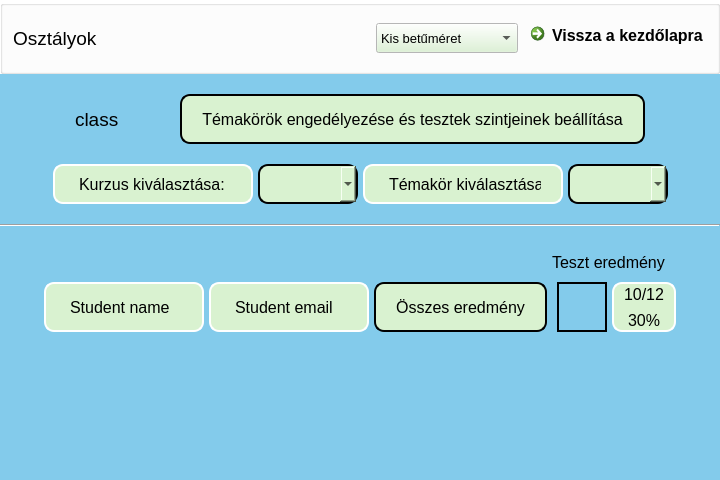
<?xml version="1.0" encoding="UTF-8"?>
<ui version="4.0">
 <class>class_page</class>
 <widget class="QWidget" name="class_page">
  <property name="geometry">
   <rect>
    <x>0</x>
    <y>0</y>
    <width>720</width>
    <height>480</height>
   </rect>
  </property>
  <property name="minimumSize">
   <size>
    <width>720</width>
    <height>480</height>
   </size>
  </property>
  <property name="palette">
   <palette>
    <active>
     <colorrole role="Button">
      <brush brushstyle="SolidPattern">
       <color alpha="255">
        <red>217</red>
        <green>242</green>
        <blue>208</blue>
       </color>
      </brush>
     </colorrole>
     <colorrole role="Base">
      <brush brushstyle="SolidPattern">
       <color alpha="255">
        <red>255</red>
        <green>255</green>
        <blue>255</blue>
       </color>
      </brush>
     </colorrole>
     <colorrole role="Window">
      <brush brushstyle="SolidPattern">
       <color alpha="255">
        <red>131</red>
        <green>203</green>
        <blue>235</blue>
       </color>
      </brush>
     </colorrole>
    </active>
    <inactive>
     <colorrole role="Button">
      <brush brushstyle="SolidPattern">
       <color alpha="255">
        <red>217</red>
        <green>242</green>
        <blue>208</blue>
       </color>
      </brush>
     </colorrole>
     <colorrole role="Base">
      <brush brushstyle="SolidPattern">
       <color alpha="255">
        <red>255</red>
        <green>255</green>
        <blue>255</blue>
       </color>
      </brush>
     </colorrole>
     <colorrole role="Window">
      <brush brushstyle="SolidPattern">
       <color alpha="255">
        <red>131</red>
        <green>203</green>
        <blue>235</blue>
       </color>
      </brush>
     </colorrole>
    </inactive>
    <disabled>
     <colorrole role="Button">
      <brush brushstyle="SolidPattern">
       <color alpha="255">
        <red>217</red>
        <green>242</green>
        <blue>208</blue>
       </color>
      </brush>
     </colorrole>
     <colorrole role="Base">
      <brush brushstyle="SolidPattern">
       <color alpha="255">
        <red>131</red>
        <green>203</green>
        <blue>235</blue>
       </color>
      </brush>
     </colorrole>
     <colorrole role="Window">
      <brush brushstyle="SolidPattern">
       <color alpha="255">
        <red>131</red>
        <green>203</green>
        <blue>235</blue>
       </color>
      </brush>
     </colorrole>
    </disabled>
   </palette>
  </property>
  <property name="windowTitle">
   <string>SmartStudy</string>
  </property>
  <layout class="QVBoxLayout" name="class_page_vertical_layout">
   <property name="spacing">
    <number>20</number>
   </property>
   <property name="leftMargin">
    <number>0</number>
   </property>
   <property name="topMargin">
    <number>0</number>
   </property>
   <property name="rightMargin">
    <number>0</number>
   </property>
   <property name="bottomMargin">
    <number>0</number>
   </property>
   <item>
    <widget class="QGroupBox" name="menu_group_box">
     <property name="sizePolicy">
      <sizepolicy hsizetype="Expanding" vsizetype="Preferred">
       <horstretch>0</horstretch>
       <verstretch>0</verstretch>
      </sizepolicy>
     </property>
     <property name="minimumSize">
      <size>
       <width>0</width>
       <height>50</height>
      </size>
     </property>
     <property name="palette">
      <palette>
       <active>
        <colorrole role="Base">
         <brush brushstyle="SolidPattern">
          <color alpha="255">
           <red>255</red>
           <green>255</green>
           <blue>255</blue>
          </color>
         </brush>
        </colorrole>
        <colorrole role="Window">
         <brush brushstyle="SolidPattern">
          <color alpha="255">
           <red>255</red>
           <green>255</green>
           <blue>255</blue>
          </color>
         </brush>
        </colorrole>
       </active>
       <inactive>
        <colorrole role="Base">
         <brush brushstyle="SolidPattern">
          <color alpha="255">
           <red>255</red>
           <green>255</green>
           <blue>255</blue>
          </color>
         </brush>
        </colorrole>
        <colorrole role="Window">
         <brush brushstyle="SolidPattern">
          <color alpha="255">
           <red>255</red>
           <green>255</green>
           <blue>255</blue>
          </color>
         </brush>
        </colorrole>
       </inactive>
       <disabled>
        <colorrole role="Base">
         <brush brushstyle="SolidPattern">
          <color alpha="255">
           <red>255</red>
           <green>255</green>
           <blue>255</blue>
          </color>
         </brush>
        </colorrole>
        <colorrole role="Window">
         <brush brushstyle="SolidPattern">
          <color alpha="255">
           <red>255</red>
           <green>255</green>
           <blue>255</blue>
          </color>
         </brush>
        </colorrole>
       </disabled>
      </palette>
     </property>
     <property name="autoFillBackground">
      <bool>true</bool>
     </property>
     <property name="styleSheet">
      <string notr="true"/>
     </property>
     <property name="title">
      <string/>
     </property>
     <layout class="QHBoxLayout" name="menu_horizontal_layout">
      <property name="spacing">
       <number>5</number>
      </property>
      <property name="leftMargin">
       <number>10</number>
      </property>
      <property name="topMargin">
       <number>10</number>
      </property>
      <property name="rightMargin">
       <number>10</number>
      </property>
      <property name="bottomMargin">
       <number>10</number>
      </property>
      <item>
       <widget class="QLabel" name="menu_label">
        <property name="font">
         <font>
          <pointsize>14</pointsize>
         </font>
        </property>
        <property name="text">
         <string>Osztályok</string>
        </property>
       </widget>
      </item>
      <item>
       <spacer name="menu_horizontal_spacer">
        <property name="orientation">
         <enum>Qt::Horizontal</enum>
        </property>
        <property name="sizeHint" stdset="0">
         <size>
          <width>0</width>
          <height>20</height>
         </size>
        </property>
       </spacer>
      </item>
      <item>
       <widget class="QComboBox" name="font_size_combo_box">
        <property name="minimumSize">
         <size>
          <width>0</width>
          <height>30</height>
         </size>
        </property>
        <property name="font">
         <font>
          <pointsize>10</pointsize>
         </font>
        </property>
        <property name="cursor">
         <cursorShape>PointingHandCursor</cursorShape>
        </property>
        <property name="styleSheet">
         <string notr="true"/>
        </property>
        <property name="currentIndex">
         <number>0</number>
        </property>
        <property name="sizeAdjustPolicy">
         <enum>QComboBox::AdjustToContentsOnFirstShow</enum>
        </property>
        <item>
         <property name="text">
          <string>Kis betűméret</string>
         </property>
        </item>
        <item>
         <property name="text">
          <string>Közepes betűméret</string>
         </property>
        </item>
        <item>
         <property name="text">
          <string>Nagy betűméret</string>
         </property>
        </item>
       </widget>
      </item>
      <item>
       <widget class="QCommandLinkButton" name="back_to_main_page_cmd_link_btn">
        <property name="sizePolicy">
         <sizepolicy hsizetype="Preferred" vsizetype="Preferred">
          <horstretch>0</horstretch>
          <verstretch>0</verstretch>
         </sizepolicy>
        </property>
        <property name="minimumSize">
         <size>
          <width>120</width>
          <height>45</height>
         </size>
        </property>
        <property name="maximumSize">
         <size>
          <width>200</width>
          <height>45</height>
         </size>
        </property>
        <property name="font">
         <font>
          <family>Segoe UI</family>
          <pointsize>12</pointsize>
         </font>
        </property>
        <property name="cursor">
         <cursorShape>PointingHandCursor</cursorShape>
        </property>
        <property name="text">
         <string>Vissza a kezdőlapra</string>
        </property>
       </widget>
      </item>
     </layout>
    </widget>
   </item>
   <item>
    <widget class="QGroupBox" name="title_group_box">
     <property name="styleSheet">
      <string notr="true">border:none</string>
     </property>
     <property name="title">
      <string/>
     </property>
     <layout class="QHBoxLayout" name="title_group_box_1_horizontal_layout">
      <property name="spacing">
       <number>5</number>
      </property>
      <property name="leftMargin">
       <number>0</number>
      </property>
      <property name="topMargin">
       <number>0</number>
      </property>
      <property name="rightMargin">
       <number>0</number>
      </property>
      <property name="bottomMargin">
       <number>0</number>
      </property>
      <item>
       <spacer name="horizontalSpacer_6">
        <property name="orientation">
         <enum>Qt::Horizontal</enum>
        </property>
        <property name="sizeHint" stdset="0">
         <size>
          <width>0</width>
          <height>20</height>
         </size>
        </property>
       </spacer>
      </item>
      <item>
       <widget class="QLabel" name="class_label">
        <property name="sizePolicy">
         <sizepolicy hsizetype="Preferred" vsizetype="Preferred">
          <horstretch>0</horstretch>
          <verstretch>0</verstretch>
         </sizepolicy>
        </property>
        <property name="minimumSize">
         <size>
          <width>60</width>
          <height>25</height>
         </size>
        </property>
        <property name="font">
         <font>
          <pointsize>14</pointsize>
         </font>
        </property>
        <property name="text">
         <string>class</string>
        </property>
       </widget>
      </item>
      <item>
       <spacer name="subtitle_horizontal_spacer">
        <property name="orientation">
         <enum>Qt::Horizontal</enum>
        </property>
        <property name="sizeType">
         <enum>QSizePolicy::Preferred</enum>
        </property>
        <property name="sizeHint" stdset="0">
         <size>
          <width>40</width>
          <height>20</height>
         </size>
        </property>
       </spacer>
      </item>
      <item>
       <widget class="QPushButton" name="topic_course_enable_label">
        <property name="minimumSize">
         <size>
          <width>0</width>
          <height>50</height>
         </size>
        </property>
        <property name="font">
         <font>
          <pointsize>12</pointsize>
         </font>
        </property>
        <property name="cursor">
         <cursorShape>PointingHandCursor</cursorShape>
        </property>
        <property name="styleSheet">
         <string notr="true">QPushButton {background-color: #D9F2D0; border: 2px solid black; border-radius:10; padding-left:20px;padding-right:20px;}
QPushButton:hover {background-color: #55aa00; border: 2px solid black; border-radius:10; padding-left:20px;padding-right:20px;}</string>
        </property>
        <property name="text">
         <string>Témakörök engedélyezése és tesztek szintjeinek beállítása</string>
        </property>
       </widget>
      </item>
      <item>
       <spacer name="title_horizontal_spacer">
        <property name="orientation">
         <enum>Qt::Horizontal</enum>
        </property>
        <property name="sizeHint" stdset="0">
         <size>
          <width>0</width>
          <height>20</height>
         </size>
        </property>
       </spacer>
      </item>
     </layout>
    </widget>
   </item>
   <item>
    <widget class="QGroupBox" name="title_group_box_2">
     <property name="styleSheet">
      <string notr="true">border:none</string>
     </property>
     <property name="title">
      <string/>
     </property>
     <layout class="QHBoxLayout" name="title_group_box_2_horizontal_layout">
      <property name="spacing">
       <number>5</number>
      </property>
      <property name="leftMargin">
       <number>0</number>
      </property>
      <property name="topMargin">
       <number>0</number>
      </property>
      <property name="rightMargin">
       <number>0</number>
      </property>
      <property name="bottomMargin">
       <number>0</number>
      </property>
      <item>
       <spacer name="horizontalSpacer">
        <property name="orientation">
         <enum>Qt::Horizontal</enum>
        </property>
        <property name="sizeHint" stdset="0">
         <size>
          <width>0</width>
          <height>20</height>
         </size>
        </property>
       </spacer>
      </item>
      <item>
       <widget class="QLabel" name="course_label">
        <property name="minimumSize">
         <size>
          <width>200</width>
          <height>0</height>
         </size>
        </property>
        <property name="maximumSize">
         <size>
          <width>200</width>
          <height>16777215</height>
         </size>
        </property>
        <property name="font">
         <font>
          <pointsize>12</pointsize>
         </font>
        </property>
        <property name="styleSheet">
         <string notr="true">background-color: #D9F2D0; border: 2px solid white; border-radius:10; padding-left:20px;padding-right:20px</string>
        </property>
        <property name="text">
         <string>Kurzus kiválasztása:</string>
        </property>
       </widget>
      </item>
      <item>
       <widget class="QComboBox" name="subject_combo_box">
        <property name="sizePolicy">
         <sizepolicy hsizetype="Preferred" vsizetype="Fixed">
          <horstretch>0</horstretch>
          <verstretch>0</verstretch>
         </sizepolicy>
        </property>
        <property name="minimumSize">
         <size>
          <width>100</width>
          <height>40</height>
         </size>
        </property>
        <property name="maximumSize">
         <size>
          <width>16777215</width>
          <height>16777215</height>
         </size>
        </property>
        <property name="font">
         <font>
          <pointsize>12</pointsize>
         </font>
        </property>
        <property name="cursor">
         <cursorShape>PointingHandCursor</cursorShape>
        </property>
        <property name="styleSheet">
         <string notr="true">QComboBox {background-color: #D9F2D0; border: 2px solid black; border-radius:10; padding-left:20px;padding-right:20px;}
QComboBox:hover {background-color: #55aa00; border: 2px solid black; border-radius:10; padding-left:20px;padding-right:20px;}
QAbstractItemView{selection-color: black; selection-background-color: #55aa00; background-color: #D9F2D0; border: 2px solid black; border-radius:10; padding-left:20px;padding-right:20px;padding-top:5px; padding-bottom:5px;}</string>
        </property>
        <property name="currentText">
         <string/>
        </property>
        <property name="sizeAdjustPolicy">
         <enum>QComboBox::AdjustToContents</enum>
        </property>
        <item>
         <property name="text">
          <string/>
         </property>
        </item>
       </widget>
      </item>
      <item>
       <spacer name="horizontalSpacer_3">
        <property name="orientation">
         <enum>Qt::Horizontal</enum>
        </property>
        <property name="sizeType">
         <enum>QSizePolicy::Preferred</enum>
        </property>
        <property name="sizeHint" stdset="0">
         <size>
          <width>0</width>
          <height>20</height>
         </size>
        </property>
       </spacer>
      </item>
      <item>
       <widget class="QLabel" name="topic_label">
        <property name="minimumSize">
         <size>
          <width>200</width>
          <height>0</height>
         </size>
        </property>
        <property name="maximumSize">
         <size>
          <width>200</width>
          <height>16777215</height>
         </size>
        </property>
        <property name="font">
         <font>
          <pointsize>12</pointsize>
         </font>
        </property>
        <property name="styleSheet">
         <string notr="true">background-color: #D9F2D0; border: 2px solid white; border-radius:10; padding-left:20px;padding-right:20px</string>
        </property>
        <property name="text">
         <string>Témakör kiválasztása:</string>
        </property>
       </widget>
      </item>
      <item>
       <widget class="QComboBox" name="topic_combo_box">
        <property name="minimumSize">
         <size>
          <width>100</width>
          <height>40</height>
         </size>
        </property>
        <property name="font">
         <font>
          <pointsize>12</pointsize>
         </font>
        </property>
        <property name="styleSheet">
         <string notr="true">QComboBox {background-color: #D9F2D0; border: 2px solid black; border-radius:10; padding-left:20px;padding-right:20px;}
QComboBox:hover {background-color: #55aa00; border: 2px solid black; border-radius:10; padding-left:20px;padding-right:20px;}
QAbstractItemView{selection-color: black; selection-background-color: #55aa00; background-color: #D9F2D0; border: 2px solid black; border-radius:10; padding-left:20px;padding-right:20px;padding-top:5px; padding-bottom:5px;}</string>
        </property>
        <item>
         <property name="text">
          <string/>
         </property>
        </item>
       </widget>
      </item>
      <item>
       <spacer name="horizontalSpacer_2">
        <property name="orientation">
         <enum>Qt::Horizontal</enum>
        </property>
        <property name="sizeHint" stdset="0">
         <size>
          <width>0</width>
          <height>20</height>
         </size>
        </property>
       </spacer>
      </item>
     </layout>
    </widget>
   </item>
   <item>
    <widget class="Line" name="line">
     <property name="palette">
      <palette>
       <active>
        <colorrole role="Base">
         <brush brushstyle="SolidPattern">
          <color alpha="255">
           <red>255</red>
           <green>255</green>
           <blue>255</blue>
          </color>
         </brush>
        </colorrole>
       </active>
       <inactive>
        <colorrole role="Base">
         <brush brushstyle="SolidPattern">
          <color alpha="255">
           <red>255</red>
           <green>255</green>
           <blue>255</blue>
          </color>
         </brush>
        </colorrole>
       </inactive>
       <disabled>
        <colorrole role="Base">
         <brush brushstyle="SolidPattern">
          <color alpha="255">
           <red>131</red>
           <green>203</green>
           <blue>235</blue>
          </color>
         </brush>
        </colorrole>
       </disabled>
      </palette>
     </property>
     <property name="styleSheet">
      <string notr="true"/>
     </property>
     <property name="orientation">
      <enum>Qt::Horizontal</enum>
     </property>
    </widget>
   </item>
   <item>
    <widget class="QScrollArea" name="student_list_scroll_area">
     <property name="sizePolicy">
      <sizepolicy hsizetype="Expanding" vsizetype="Expanding">
       <horstretch>0</horstretch>
       <verstretch>0</verstretch>
      </sizepolicy>
     </property>
     <property name="palette">
      <palette>
       <active>
        <colorrole role="Button">
         <brush brushstyle="SolidPattern">
          <color alpha="255">
           <red>131</red>
           <green>203</green>
           <blue>235</blue>
          </color>
         </brush>
        </colorrole>
        <colorrole role="Base">
         <brush brushstyle="SolidPattern">
          <color alpha="255">
           <red>131</red>
           <green>203</green>
           <blue>235</blue>
          </color>
         </brush>
        </colorrole>
        <colorrole role="Window">
         <brush brushstyle="SolidPattern">
          <color alpha="255">
           <red>131</red>
           <green>203</green>
           <blue>235</blue>
          </color>
         </brush>
        </colorrole>
       </active>
       <inactive>
        <colorrole role="Button">
         <brush brushstyle="SolidPattern">
          <color alpha="255">
           <red>131</red>
           <green>203</green>
           <blue>235</blue>
          </color>
         </brush>
        </colorrole>
        <colorrole role="Base">
         <brush brushstyle="SolidPattern">
          <color alpha="255">
           <red>131</red>
           <green>203</green>
           <blue>235</blue>
          </color>
         </brush>
        </colorrole>
        <colorrole role="Window">
         <brush brushstyle="SolidPattern">
          <color alpha="255">
           <red>131</red>
           <green>203</green>
           <blue>235</blue>
          </color>
         </brush>
        </colorrole>
       </inactive>
       <disabled>
        <colorrole role="Button">
         <brush brushstyle="SolidPattern">
          <color alpha="255">
           <red>131</red>
           <green>203</green>
           <blue>235</blue>
          </color>
         </brush>
        </colorrole>
        <colorrole role="Base">
         <brush brushstyle="SolidPattern">
          <color alpha="255">
           <red>131</red>
           <green>203</green>
           <blue>235</blue>
          </color>
         </brush>
        </colorrole>
        <colorrole role="Window">
         <brush brushstyle="SolidPattern">
          <color alpha="255">
           <red>131</red>
           <green>203</green>
           <blue>235</blue>
          </color>
         </brush>
        </colorrole>
       </disabled>
      </palette>
     </property>
     <property name="styleSheet">
      <string notr="true">border:none; background-color:#83cbeb</string>
     </property>
     <property name="verticalScrollBarPolicy">
      <enum>Qt::ScrollBarAsNeeded</enum>
     </property>
     <property name="sizeAdjustPolicy">
      <enum>QAbstractScrollArea::AdjustToContents</enum>
     </property>
     <property name="widgetResizable">
      <bool>true</bool>
     </property>
     <widget class="QWidget" name="student_list_scroll_area_contents">
      <property name="geometry">
       <rect>
        <x>0</x>
        <y>0</y>
        <width>720</width>
        <height>240</height>
       </rect>
      </property>
      <layout class="QVBoxLayout" name="student_list_scroll_area_vertical_layout">
       <property name="spacing">
        <number>0</number>
       </property>
       <property name="leftMargin">
        <number>0</number>
       </property>
       <property name="topMargin">
        <number>0</number>
       </property>
       <property name="rightMargin">
        <number>0</number>
       </property>
       <property name="bottomMargin">
        <number>0</number>
       </property>
       <item>
        <widget class="QGroupBox" name="student_list_group_box">
         <property name="title">
          <string/>
         </property>
         <layout class="QHBoxLayout" name="student_list_horizontal_layout">
          <property name="spacing">
           <number>5</number>
          </property>
          <property name="leftMargin">
           <number>0</number>
          </property>
          <property name="topMargin">
           <number>0</number>
          </property>
          <property name="rightMargin">
           <number>0</number>
          </property>
          <property name="bottomMargin">
           <number>0</number>
          </property>
          <item>
           <spacer name="horizontalSpacer_4">
            <property name="orientation">
             <enum>Qt::Horizontal</enum>
            </property>
            <property name="sizeHint" stdset="0">
             <size>
              <width>0</width>
              <height>20</height>
             </size>
            </property>
           </spacer>
          </item>
          <item>
           <widget class="QGroupBox" name="student_name_group_box">
            <property name="sizePolicy">
             <sizepolicy hsizetype="Maximum" vsizetype="Expanding">
              <horstretch>0</horstretch>
              <verstretch>0</verstretch>
             </sizepolicy>
            </property>
            <property name="title">
             <string/>
            </property>
            <layout class="QFormLayout" name="formLayout_2">
             <property name="horizontalSpacing">
              <number>0</number>
             </property>
             <property name="verticalSpacing">
              <number>5</number>
             </property>
             <property name="leftMargin">
              <number>0</number>
             </property>
             <property name="topMargin">
              <number>35</number>
             </property>
             <property name="rightMargin">
              <number>0</number>
             </property>
             <property name="bottomMargin">
              <number>0</number>
             </property>
             <item row="0" column="0">
              <widget class="QLabel" name="student_name_1">
               <property name="sizePolicy">
                <sizepolicy hsizetype="Maximum" vsizetype="Fixed">
                 <horstretch>0</horstretch>
                 <verstretch>0</verstretch>
                </sizepolicy>
               </property>
               <property name="minimumSize">
                <size>
                 <width>160</width>
                 <height>50</height>
                </size>
               </property>
               <property name="maximumSize">
                <size>
                 <width>16777215</width>
                 <height>50</height>
                </size>
               </property>
               <property name="font">
                <font>
                 <pointsize>12</pointsize>
                </font>
               </property>
               <property name="styleSheet">
                <string notr="true">background-color: #D9F2D0; border: 2px solid white; border-radius:10; padding-left:20px;padding-right:20px</string>
               </property>
               <property name="text">
                <string>Student name</string>
               </property>
              </widget>
             </item>
            </layout>
           </widget>
          </item>
          <item>
           <widget class="QGroupBox" name="student_email_group_box">
            <property name="sizePolicy">
             <sizepolicy hsizetype="Maximum" vsizetype="Expanding">
              <horstretch>0</horstretch>
              <verstretch>0</verstretch>
             </sizepolicy>
            </property>
            <property name="title">
             <string/>
            </property>
            <layout class="QFormLayout" name="formLayout">
             <property name="horizontalSpacing">
              <number>0</number>
             </property>
             <property name="verticalSpacing">
              <number>5</number>
             </property>
             <property name="leftMargin">
              <number>0</number>
             </property>
             <property name="topMargin">
              <number>35</number>
             </property>
             <property name="rightMargin">
              <number>0</number>
             </property>
             <property name="bottomMargin">
              <number>0</number>
             </property>
             <item row="0" column="0">
              <widget class="QLabel" name="student_email_1">
               <property name="sizePolicy">
                <sizepolicy hsizetype="Maximum" vsizetype="Fixed">
                 <horstretch>0</horstretch>
                 <verstretch>0</verstretch>
                </sizepolicy>
               </property>
               <property name="minimumSize">
                <size>
                 <width>160</width>
                 <height>50</height>
                </size>
               </property>
               <property name="maximumSize">
                <size>
                 <width>16777215</width>
                 <height>50</height>
                </size>
               </property>
               <property name="font">
                <font>
                 <pointsize>12</pointsize>
                </font>
               </property>
               <property name="styleSheet">
                <string notr="true">background-color: #D9F2D0; border: 2px solid white; border-radius:10; padding-left:20px;padding-right:20px</string>
               </property>
               <property name="text">
                <string>Student email</string>
               </property>
              </widget>
             </item>
            </layout>
           </widget>
          </item>
          <item>
           <widget class="QGroupBox" name="student_results_group_box">
            <property name="sizePolicy">
             <sizepolicy hsizetype="Maximum" vsizetype="Expanding">
              <horstretch>0</horstretch>
              <verstretch>0</verstretch>
             </sizepolicy>
            </property>
            <property name="title">
             <string/>
            </property>
            <layout class="QFormLayout" name="modul_title_form_layout">
             <property name="horizontalSpacing">
              <number>0</number>
             </property>
             <property name="verticalSpacing">
              <number>5</number>
             </property>
             <property name="leftMargin">
              <number>0</number>
             </property>
             <property name="topMargin">
              <number>35</number>
             </property>
             <property name="rightMargin">
              <number>0</number>
             </property>
             <property name="bottomMargin">
              <number>0</number>
             </property>
             <item row="0" column="0" colspan="2">
              <widget class="QPushButton" name="student_results_1">
               <property name="sizePolicy">
                <sizepolicy hsizetype="Preferred" vsizetype="Fixed">
                 <horstretch>0</horstretch>
                 <verstretch>0</verstretch>
                </sizepolicy>
               </property>
               <property name="minimumSize">
                <size>
                 <width>160</width>
                 <height>50</height>
                </size>
               </property>
               <property name="maximumSize">
                <size>
                 <width>16777215</width>
                 <height>50</height>
                </size>
               </property>
               <property name="font">
                <font>
                 <pointsize>12</pointsize>
                </font>
               </property>
               <property name="cursor">
                <cursorShape>PointingHandCursor</cursorShape>
               </property>
               <property name="toolTip">
                <string/>
               </property>
               <property name="layoutDirection">
                <enum>Qt::RightToLeft</enum>
               </property>
               <property name="autoFillBackground">
                <bool>false</bool>
               </property>
               <property name="styleSheet">
                <string notr="true">QPushButton {background-color: #D9F2D0; border: 2px solid black; border-radius:10; padding-left:20px;padding-right:20px;}
QPushButton:hover {background-color: #55aa00; border: 2px solid black; border-radius:10; padding-left:20px;padding-right:20px;}</string>
               </property>
               <property name="text">
                <string>Összes eredmény</string>
               </property>
              </widget>
             </item>
            </layout>
           </widget>
          </item>
          <item>
           <widget class="QGroupBox" name="test_result_list_group_box">
            <property name="sizePolicy">
             <sizepolicy hsizetype="Maximum" vsizetype="Expanding">
              <horstretch>0</horstretch>
              <verstretch>0</verstretch>
             </sizepolicy>
            </property>
            <property name="title">
             <string/>
            </property>
            <layout class="QFormLayout" name="test_result_form_layout">
             <property name="horizontalSpacing">
              <number>0</number>
             </property>
             <property name="verticalSpacing">
              <number>5</number>
             </property>
             <property name="leftMargin">
              <number>0</number>
             </property>
             <property name="topMargin">
              <number>0</number>
             </property>
             <property name="rightMargin">
              <number>0</number>
             </property>
             <property name="bottomMargin">
              <number>0</number>
             </property>
             <item row="0" column="0">
              <widget class="QLabel" name="test_result_label">
               <property name="sizePolicy">
                <sizepolicy hsizetype="Preferred" vsizetype="Preferred">
                 <horstretch>0</horstretch>
                 <verstretch>0</verstretch>
                </sizepolicy>
               </property>
               <property name="minimumSize">
                <size>
                 <width>75</width>
                 <height>30</height>
                </size>
               </property>
               <property name="font">
                <font>
                 <pointsize>12</pointsize>
                </font>
               </property>
               <property name="text">
                <string>Teszt eredmény</string>
               </property>
              </widget>
             </item>
             <item row="1" column="0" colspan="2">
              <widget class="QGroupBox" name="modul_list_item_group_box">
               <property name="sizePolicy">
                <sizepolicy hsizetype="Expanding" vsizetype="Preferred">
                 <horstretch>0</horstretch>
                 <verstretch>0</verstretch>
                </sizepolicy>
               </property>
               <property name="minimumSize">
                <size>
                 <width>0</width>
                 <height>50</height>
                </size>
               </property>
               <property name="styleSheet">
                <string notr="true">border:none</string>
               </property>
               <property name="title">
                <string/>
               </property>
               <layout class="QHBoxLayout" name="test_result_vertical_layout">
                <property name="spacing">
                 <number>5</number>
                </property>
                <property name="leftMargin">
                 <number>0</number>
                </property>
                <property name="topMargin">
                 <number>0</number>
                </property>
                <property name="rightMargin">
                 <number>0</number>
                </property>
                <property name="bottomMargin">
                 <number>0</number>
                </property>
                <item>
                 <widget class="Line" name="modul_line">
                  <property name="sizePolicy">
                   <sizepolicy hsizetype="MinimumExpanding" vsizetype="Fixed">
                    <horstretch>0</horstretch>
                    <verstretch>0</verstretch>
                   </sizepolicy>
                  </property>
                  <property name="maximumSize">
                   <size>
                    <width>16777215</width>
                    <height>3</height>
                   </size>
                  </property>
                  <property name="styleSheet">
                   <string notr="true">background-color:black;margin-left:5px;margin-right:5px;</string>
                  </property>
                  <property name="orientation">
                   <enum>Qt::Horizontal</enum>
                  </property>
                 </widget>
                </item>
                <item>
                 <widget class="QLabel" name="finished_icon_label_1">
                  <property name="sizePolicy">
                   <sizepolicy hsizetype="Fixed" vsizetype="Fixed">
                    <horstretch>0</horstretch>
                    <verstretch>0</verstretch>
                   </sizepolicy>
                  </property>
                  <property name="minimumSize">
                   <size>
                    <width>50</width>
                    <height>50</height>
                   </size>
                  </property>
                  <property name="maximumSize">
                   <size>
                    <width>50</width>
                    <height>50</height>
                   </size>
                  </property>
                  <property name="styleSheet">
                   <string notr="true">border: 2px solid black;background-image: url(ok-icon.png);</string>
                  </property>
                  <property name="text">
                   <string/>
                  </property>
                 </widget>
                </item>
                <item>
                 <widget class="QGroupBox" name="test_result_group_box_1">
                  <property name="sizePolicy">
                   <sizepolicy hsizetype="Fixed" vsizetype="Fixed">
                    <horstretch>0</horstretch>
                    <verstretch>0</verstretch>
                   </sizepolicy>
                  </property>
                  <property name="minimumSize">
                   <size>
                    <width>50</width>
                    <height>50</height>
                   </size>
                  </property>
                  <property name="styleSheet">
                   <string notr="true">background-color: #D9F2D0; border: 2px solid white; border-radius:10;</string>
                  </property>
                  <property name="title">
                   <string/>
                  </property>
                  <layout class="QVBoxLayout" name="result_vertical_layout">
                   <property name="leftMargin">
                    <number>10</number>
                   </property>
                   <property name="topMargin">
                    <number>0</number>
                   </property>
                   <property name="rightMargin">
                    <number>10</number>
                   </property>
                   <property name="bottomMargin">
                    <number>0</number>
                   </property>
                   <item>
                    <widget class="QLabel" name="task_number_label_1">
                     <property name="sizePolicy">
                      <sizepolicy hsizetype="MinimumExpanding" vsizetype="MinimumExpanding">
                       <horstretch>0</horstretch>
                       <verstretch>0</verstretch>
                      </sizepolicy>
                     </property>
                     <property name="font">
                      <font>
                       <pointsize>12</pointsize>
                      </font>
                     </property>
                     <property name="styleSheet">
                      <string notr="true">border:none</string>
                     </property>
                     <property name="text">
                      <string>10/12</string>
                     </property>
                     <property name="alignment">
                      <set>Qt::AlignCenter</set>
                     </property>
                    </widget>
                   </item>
                   <item>
                    <widget class="QLabel" name="test_percent_label_1">
                     <property name="sizePolicy">
                      <sizepolicy hsizetype="MinimumExpanding" vsizetype="MinimumExpanding">
                       <horstretch>0</horstretch>
                       <verstretch>0</verstretch>
                      </sizepolicy>
                     </property>
                     <property name="font">
                      <font>
                       <pointsize>12</pointsize>
                      </font>
                     </property>
                     <property name="styleSheet">
                      <string notr="true">border:none</string>
                     </property>
                     <property name="text">
                      <string>30%</string>
                     </property>
                     <property name="alignment">
                      <set>Qt::AlignCenter</set>
                     </property>
                    </widget>
                   </item>
                  </layout>
                 </widget>
                </item>
               </layout>
              </widget>
             </item>
            </layout>
           </widget>
          </item>
          <item>
           <spacer name="horizontalSpacer_5">
            <property name="orientation">
             <enum>Qt::Horizontal</enum>
            </property>
            <property name="sizeHint" stdset="0">
             <size>
              <width>0</width>
              <height>20</height>
             </size>
            </property>
           </spacer>
          </item>
         </layout>
        </widget>
       </item>
      </layout>
     </widget>
    </widget>
   </item>
  </layout>
 </widget>
 <resources/>
 <connections/>
</ui>
